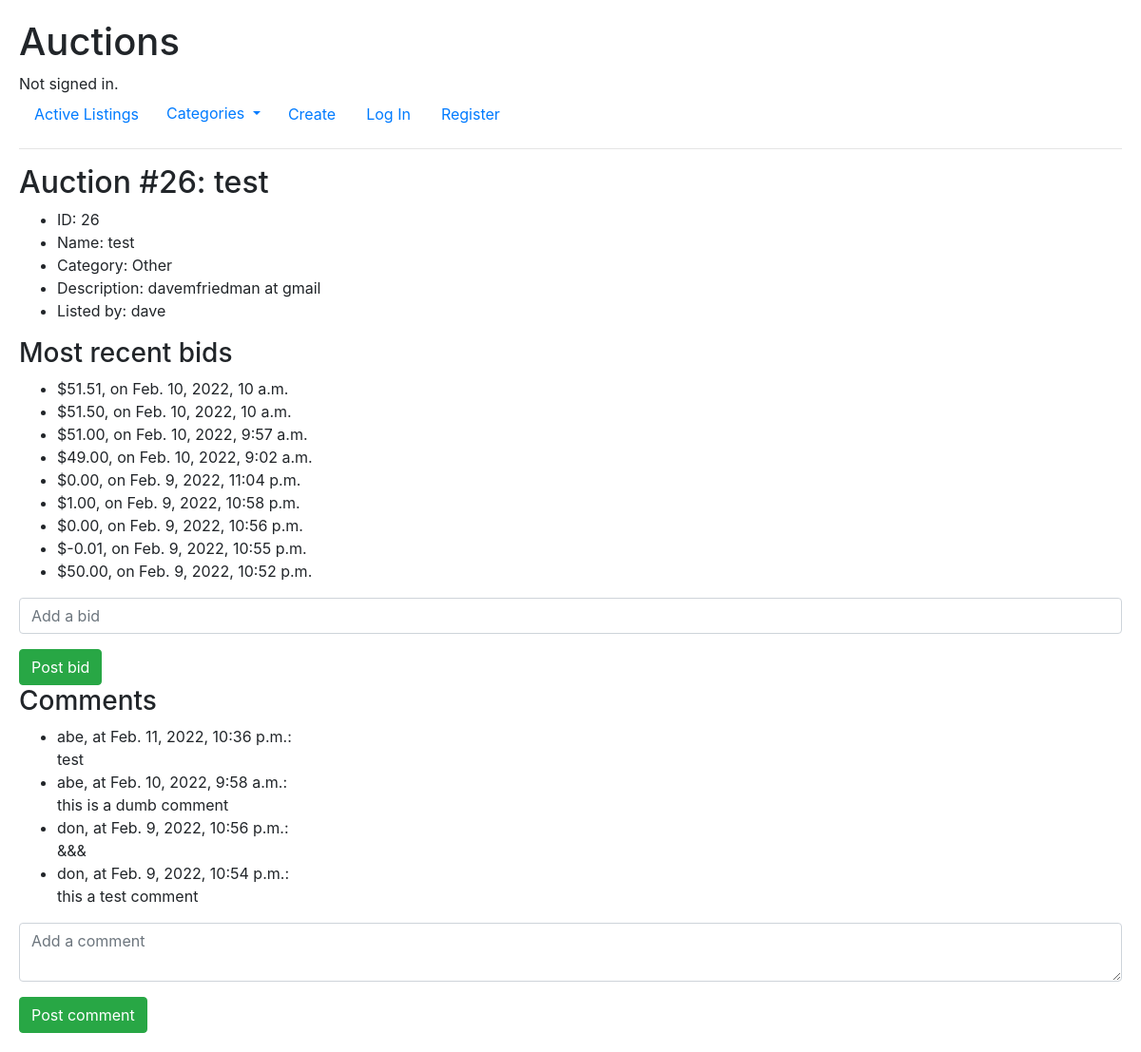
The page /26/test on the database as committed earlier.
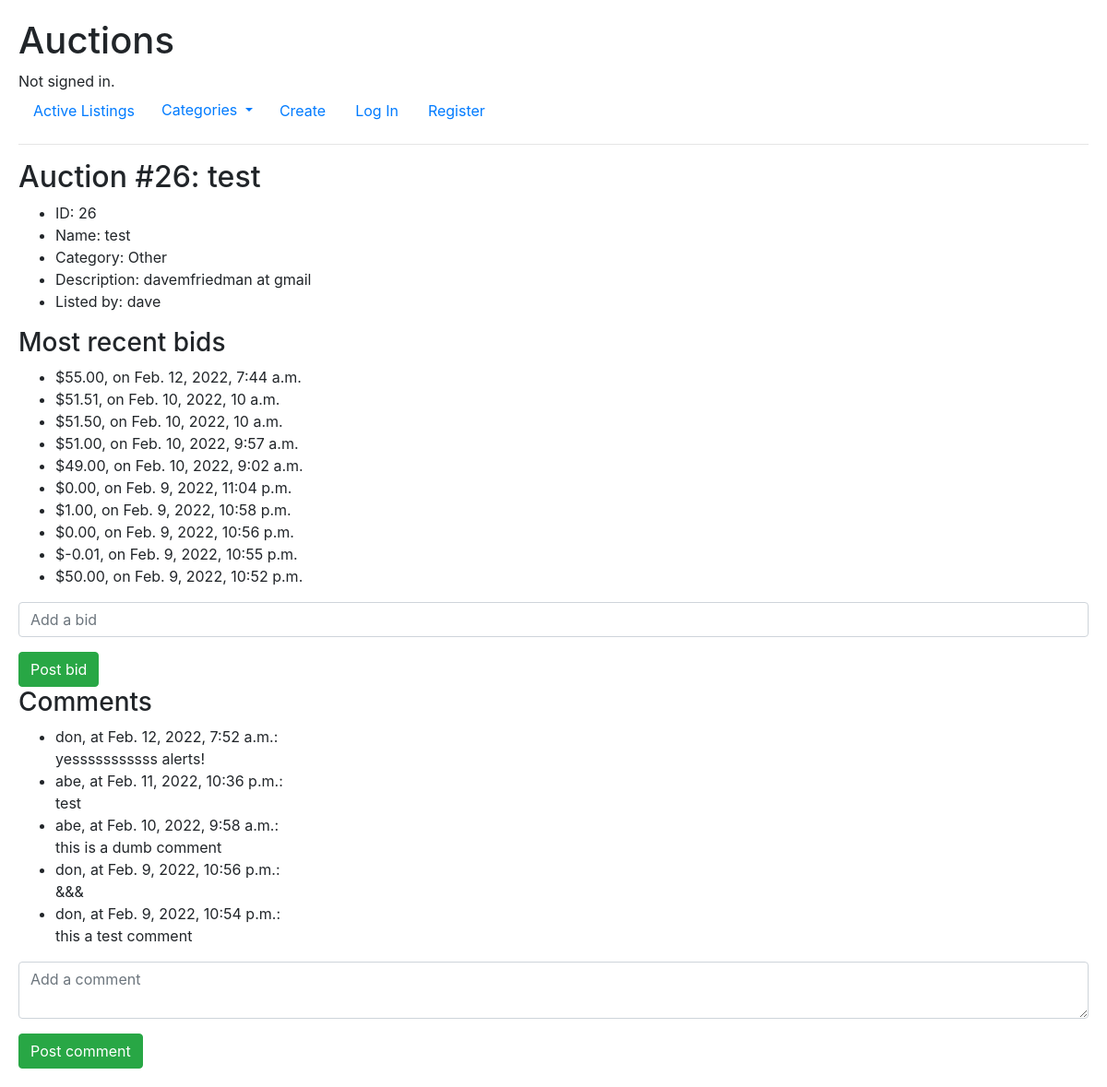
The same page on the database as committed later.
### auctions/models.py (models this page shows, shortened)
class Bid(Model):
    bid_price = DecimalField(max_digits=9, decimal_places=2)
    bid_time = DateTimeField(auto_now_add=True)
    bidder = ForeignKey(User, on_delete=CASCADE)
    listing = ForeignKey(Listing, on_delete=CASCADE, related_name="auction")

class Comment(Model):
    comment = TextField(max_length=280)
    commented = DateTimeField(auto_now_add=True)
    commenter = ForeignKey(User, on_delete=CASCADE)
    listing = ForeignKey(Listing, on_delete=CASCADE)

class User(AbstractUser):
    pass

### auctions/views.py (the view, shortened to what this page needs)
# urls.py: path("<int:id>/<str:name>", views.read_listing, name="read"),
def read_listing(request, id, name):
    listing = Listing.objects.get(id=id)
    listing.category = listing.get_category_display()
    is_owner = False
    is_winner = False
    is_watched = False
    if listing.is_active == False and is_owner == False and is_winner == False:
        messages.error(request, "Sorry, this listing was closed.")
        return HttpResponseRedirect(reverse("index"))
    bids = Bid.objects.filter(listing=id).order_by("-bid_time")
    comments = Comment.objects.filter(listing=id).order_by("-commented")
    return render(request, "auctions/read_listing.html", {
        "owner": is_owner,
        "watched": is_watched,
        "listing": listing,
        "bids": bids,
        "comments": comments,
        "bidform": BidForm(),
        "commentform": CommentForm(),
    })

### auctions/forms.py (shortened to what this page needs)
class BidForm(ModelForm):
    class Meta:
        model = Bid
        fields = ["bid_price"]
        labels = {"bid_price": False}
        widgets = {"bid_price": NumberInput(attrs={
            "placeholder": "Add a bid"
            })}

class CommentForm(ModelForm):
    class Meta:
        model = Comment
        fields = ["comment"]
        labels = {"comment": False}
        widgets = {"comment": Textarea(attrs={
            "placeholder": "Add a comment",
            "rows": 2,
            })}

### auctions/context_processors.py (called while the page is built)
def add_categories_to_context(request):
    return {"categories": CATEGORIES}

### auctions/templates/auctions/read_listing.html (shortened to what this page needs)
{% extends "auctions/layout.html" %}
{% load crispy_forms_tags %}
{% load crispy_forms_field %}
{% block body %}
<div>
    <h2>Auction #{{listing.id}}: {{listing.name}}
    </h2>
</div>
<div>
    <ul>
        <li>ID: {{listing.id}}</li>
        <li>Name: {{listing.name}}</li>
        <li>Category: {{listing.category}}</li>
        <li>Description: {{listing.description}}</li>
        <li>Listed by: {{listing.lister}}</li>
    </ul>
</div>
<h3>Most recent bids</h3>
<ul>
    {% for bid in bids %}
    <li>${{bid.bid_price}}, on {{bid.bid_time}}</li>
    {% endfor %}
</ul>
<div class="bid_form">
    <form action="{% url 'bid' listing.id listing.name %}" method="POST">
        {{bidform | crispy}}
        <input type="submit" value="Post bid" class="btn btn-success"
            {% if not listing.is_active %} disabled {% endif %}>
    </form>
</div>
<h3>Comments</h3>
<ul>
    {% for comment in comments %}
    <li>{{comment.commenter}}, at {{comment.commented}}:<br>
        {{comment.comment}}</li>
    {% endfor %}
</ul>
<div class="comment_form">
    <form action="{% url 'comment' listing.id listing.name %}" method="POST">
        {{commentform | crispy}}
        <input type="submit" value="Post comment" class="btn btn-success"
            {% if not listing.is_active %} disabled {% endif %}>
    </form>
</div>
{% endblock %}

Rows that differ between the two databases and show on the page:
added Bid: bid_price "55.00", bid_time "Feb. 12, 2022, 7:44 a.m."
added Comment: commenter "don", commented "Feb. 12, 2022, 7:52 a.m.", comment "yesssssssssss alerts!"
